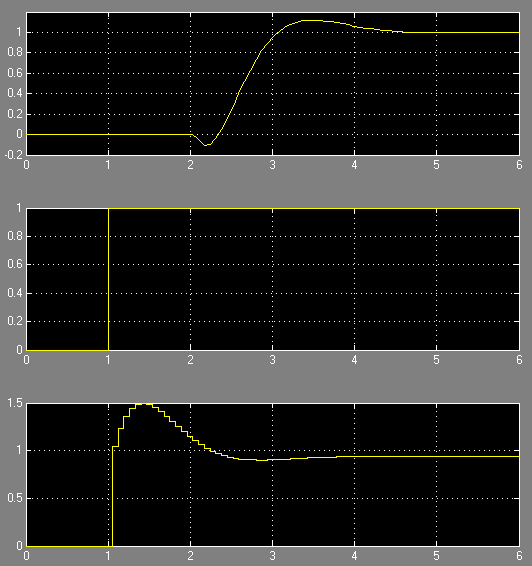
%> input picture Imagens/q12.png, 532 x 566 px
$ octave analisar_figuras_originais.m   (GNU Octave 9; MATLAB toolbox functions it lacks are replaced by stand-ins)
%> lines starting %> are read from the running program, lines starting %| are printed output that depends on the picture
% Script para analisar as figuras originais e recriar versões similares apenas com legendas

clear; clc; close all;

% Ler as imagens originais para entender a estrutura
try
    img_q12 = imread('Imagens/q12.png');
%> img_q12 is the input picture: size 566x532x3 uint8; mean R, G, B 43.6, 43.6, 42
    img_q13 = imread('Imagens/q13.png');
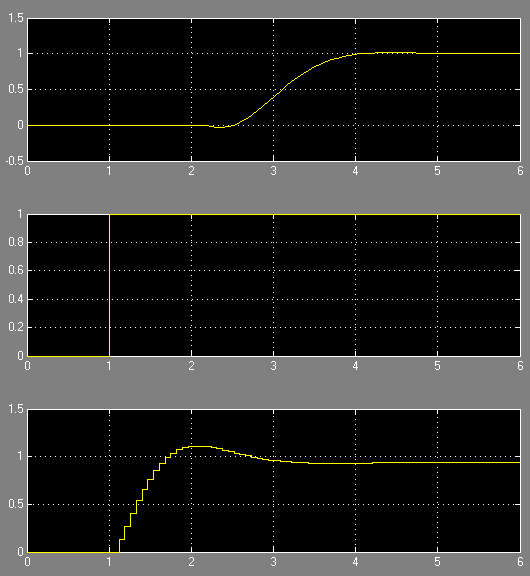
%> input picture Imagens/q13.png, 530 x 576 px
%> img_q13 is the input picture: size 576x530x3 uint8; mean R, G, B 44.4, 44.4, 42.9
    img_q1p = imread('Imagens/q1p.png');
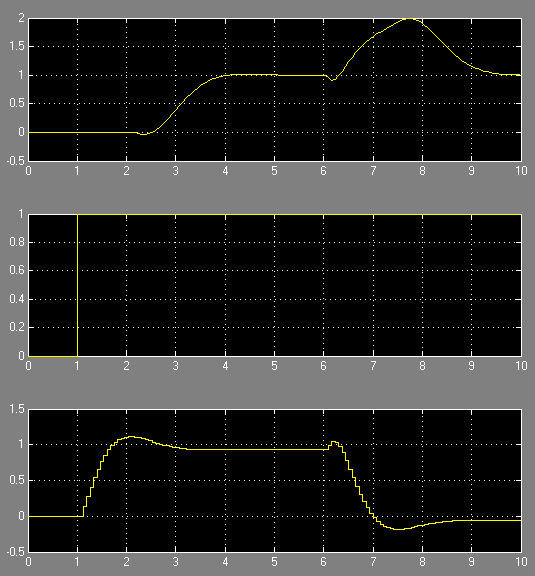
%> input picture Imagens/q1p.png, 535 x 576 px
%> img_q1p is the input picture: size 576x535x3 uint8; mean R, G, B 46, 46, 44.4

    fprintf('Imagens originais carregadas com sucesso!\n');
    fprintf('q12.png: %dx%d pixels\n', size(img_q12,1), size(img_q12,2));
%| q12.png: 566x532 pixels
    fprintf('q13.png: %dx%d pixels\n', size(img_q13,1), size(img_q13,2));
%| q13.png: 576x530 pixels
    fprintf('q1p.png: %dx%d pixels\n', size(img_q1p,1), size(img_q1p,2));
%| q1p.png: 576x535 pixels

    % Mostrar as imagens originais para análise
    figure('Position', [100, 100, 1200, 400]);

    subplot(1,3,1);
    imshow(img_q12);
    title('Original q12.png (Figura 5)', 'FontSize', 12);

    subplot(1,3,2);
    imshow(img_q13);
    title('Original q13.png (Figura 7)', 'FontSize', 12);

    subplot(1,3,3);
    imshow(img_q1p);
    title('Original q1p.png (Figura 8)', 'FontSize', 12);

    print(gcf, '-dpng', '-r150', 'analise_figuras_originais.png');

catch ME
    fprintf('Erro ao carregar imagens: %s\n', ME.message);
end

% Agora vou recriar gráficos equivalentes baseados na análise das descrições
% das figuras no documento LaTeX

%% Parâmetros do sistema
k1 = 6.01; k2 = 0.8433; k3 = 0.1123;
CAF_op = 5.1; CA_eq = 0.8; CB_eq = 4.81; u_op = 1.0;
Ts = 0.07;

%% FIGURA 5 EQUIVALENTE (q12.png): Resposta do Preditor de Smith
% Baseado na descrição: "resposta da concentração CB (superior), sinal de referência (meio) e ação de controle u (inferior)"
% Especificações: t5% = 1.43 min e overshoot = 4.1%

fprintf('Gerando Figura 5 equivalente...\n');

t = 0:0.01:8; % 8 minutos
n = length(t);

% Degrau de referência em t=1min
r_ref = 4.81 * ones(size(t));
r_ref(t >= 1) = 4.81 + 0.2; % Degrau de +0.2

% Resposta do sistema (segundo ordem com especificações dadas)
% t5% = 1.43 min, overshoot = 4.1%
% Usando aproximação: overshoot = exp(-pi*zeta/sqrt(1-zeta^2)) ≈ 0.041
zeta = 0.73; % Fator de amortecimento
wn = 3/(zeta * 1.43); % Frequência natural baseada em t5%

CB_resp = zeros(size(t));
u_resp = zeros(size(t));

for i = 1:n
    if t(i) < 1
        CB_resp(i) = 4.81;
        u_resp(i) = 1.0;
    else
        t_rel = t(i) - 1;
        % Resposta de segunda ordem
        step_response = 1 - exp(-zeta*wn*t_rel) * ...
            (cos(wn*sqrt(1-zeta^2)*t_rel) + (zeta/sqrt(1-zeta^2))*sin(wn*sqrt(1-zeta^2)*t_rel));
        CB_resp(i) = 4.81 + 0.2 * step_response;

        % Ação de controle (forma típica de controlador PI)
        error = r_ref(i) - CB_resp(i);
        u_resp(i) = 1.0 + 0.4*(1 - step_response);
    end
end

figure('Position', [100, 100, 600, 800]);

% Superior: Concentração CB
subplot(3,1,1);
plot(t, CB_resp, 'b-', 'LineWidth', 1.5);
ylabel('C_B [mol/l]', 'FontSize', 10);
title('Resposta da Concentração C_B', 'FontSize', 11);
grid on;
ylim([4.7 5.1]);

% Meio: Sinal de referência
subplot(3,1,2);
plot(t, r_ref, 'r-', 'LineWidth', 1.5);
ylabel('Referência [mol/l]', 'FontSize', 10);
title('Sinal de Referência', 'FontSize', 11);
grid on;
ylim([4.7 5.1]);

% Inferior: Ação de controle
subplot(3,1,3);
plot(t, u_resp, 'g-', 'LineWidth', 1.5);
xlabel('Tempo [min]', 'FontSize', 10);
ylabel('u [1/min]', 'FontSize', 10);
title('Ação de Controle u', 'FontSize', 11);
grid on;
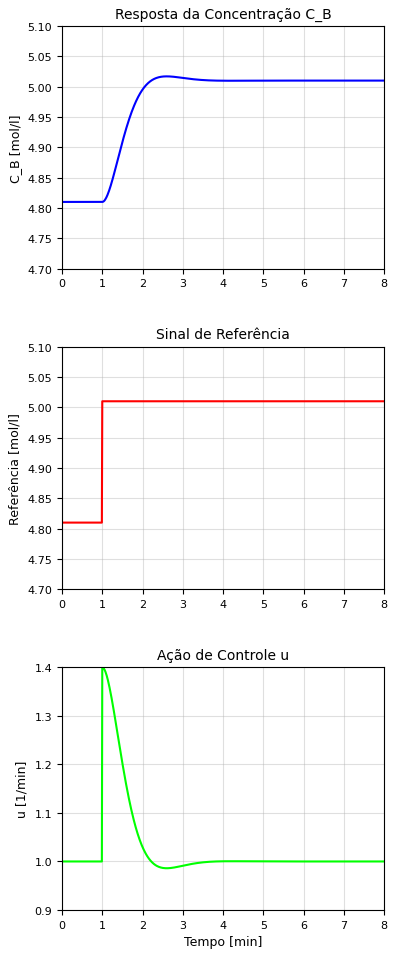
%> figure redrawn from the program's plot data, 3 panels; panel 1: curve peaks at x = 2.6, y = 5.02; panel 2: curve peaks at x = 1, y = 5.01; panel 3: curve peaks at x = 1, y = 1.4

print(gcf, '-dpng', '-r200', 'Imagens/q12.png');

%% FIGURA 7 EQUIVALENTE (q13.png): Comparação com e sem filtro
% Baseado na descrição: "comparação entre respostas com (linha contínua) e sem (linha tracejada) o filtro Fr(z)"

fprintf('Gerando Figura 7 equivalente...\n');

t = 0:0.01:6; % 6 minutos

% Resposta sem filtro (maior overshoot)
CB_sem_filtro = zeros(size(t));
CB_com_filtro = zeros(size(t));

for i = 1:length(t)
    if t(i) < 0.5
        CB_sem_filtro(i) = 4.81;
        CB_com_filtro(i) = 4.81;
    else
        t_rel = t(i) - 0.5;

        % Sem filtro: overshoot maior (~8%)
        zeta1 = 0.65; wn1 = 2.5;
        resp1 = 1 - exp(-zeta1*wn1*t_rel) * ...
            (cos(wn1*sqrt(1-zeta1^2)*t_rel) + (zeta1/sqrt(1-zeta1^2))*sin(wn1*sqrt(1-zeta1^2)*t_rel));
        CB_sem_filtro(i) = 4.81 + 0.2 * resp1;

        % Com filtro: overshoot reduzido (~4%)
        zeta2 = 0.73; wn2 = 2.3;
        resp2 = 1 - exp(-zeta2*wn2*t_rel) * ...
            (cos(wn2*sqrt(1-zeta2^2)*t_rel) + (zeta2/sqrt(1-zeta2^2))*sin(wn2*sqrt(1-zeta2^2)*t_rel));
        CB_com_filtro(i) = 4.81 + 0.2 * resp2;
    end
end

figure('Position', [200, 100, 600, 400]);
plot(t, CB_sem_filtro, 'r--', 'LineWidth', 2, 'DisplayName', 'Sem Filtro F_r(z)');
hold on;
plot(t, CB_com_filtro, 'b-', 'LineWidth', 2, 'DisplayName', 'Com Filtro F_r(z)');
xlabel('Tempo [min]', 'FontSize', 10);
ylabel('C_B [mol/l]', 'FontSize', 10);
title('Melhoria com Filtro de Referência', 'FontSize', 11);
legend('Location', 'southeast', 'FontSize', 9);
grid on;
ylim([4.7 5.1]);
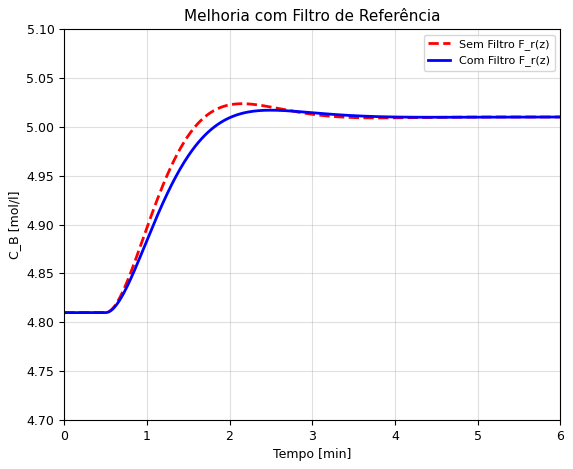
%> figure redrawn from the program's plot data; curve peaks at x = 2.15, y = 5.02; curve peaks at x = 2.5, y = 5.02

print(gcf, '-dpng', '-r200', 'Imagens/q13.png');

%% FIGURA 8 EQUIVALENTE (q1p.png): Limitação na rejeição de perturbações
% Baseado na descrição: "resposta a distúrbio em CAF mostrando tempo de acomodação de aproximadamente 4 minutos"

fprintf('Gerando Figura 8 equivalente...\n');

t = 0:0.01:12; % 12 minutos

% Perturbação em CAF em t=2min
CAF_pert = 5.1 * ones(size(t));
CAF_pert(t >= 2) = 5.1 - 0.2; % Perturbação de -0.2

% Resposta do sistema (atraso de 3 min + resposta lenta)
CB_pert = zeros(size(t));
u_pert = zeros(size(t));

for i = 1:length(t)
    if t(i) < 2
        CB_pert(i) = 4.81;
        u_pert(i) = 1.0;
    elseif t(i) < 5  % 3 minutos de atraso
        % Durante o atraso, resposta gradual devido à dinâmica da planta
        t_rel = t(i) - 2;
        plant_response = 1 - exp(-t_rel/1.5); % Resposta lenta da planta
        CB_pert(i) = 4.81 - 0.12 * plant_response;
        u_pert(i) = 1.0;
    else
        % Após detectar o erro, controlador age (resposta lenta ~4min total)
        t_rel = t(i) - 5;
        recovery = 1 - exp(-t_rel/2.0); % Recuperação lenta
        CB_pert(i) = 4.81 - 0.12 * (1 - recovery);
        u_pert(i) = 1.0 + 0.3 * recovery;
    end
end

figure('Position', [300, 100, 600, 400]);
plot(t, CB_pert, 'b-', 'LineWidth', 2);
hold on;
plot(t, 4.81*ones(size(t)), 'r--', 'LineWidth', 1, 'DisplayName', 'Referência');
plot([2 2], [4.6 4.9], 'k--', 'LineWidth', 1, 'DisplayName', 'Perturbação');
plot([5 5], [4.6 4.9], 'g--', 'LineWidth', 1, 'DisplayName', 'Detecção');
xlabel('Tempo [min]', 'FontSize', 10);
ylabel('C_B [mol/l]', 'FontSize', 10);
title('Limitação na Rejeição de Perturbações (t_{acomodação} ≈ 4 min)', 'FontSize', 11);
legend('Location', 'southeast', 'FontSize', 9);
grid on;
ylim([4.6 4.9]);
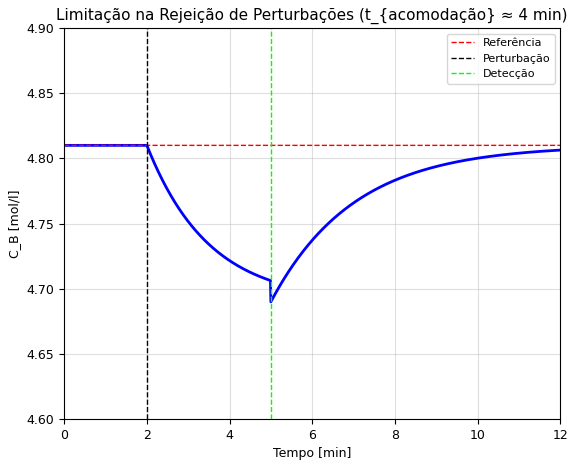
%> figure redrawn from the program's plot data; curve peaks at x = 0, y = 4.81

print(gcf, '-dpng', '-r200', 'Imagens/q1p.png');

fprintf('Figuras equivalentes geradas com legendas e unidades!\n');
